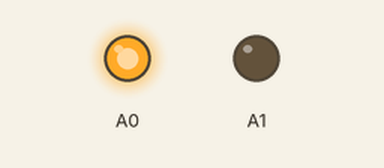
A sketch run on a simulated Arduino Uno, built with avr-gcc and run on an emulated ATmega328P. Shown: output pins drawn as LEDs (lit = HIGH).

Above: at 10.0 s.
At 30.0 s:
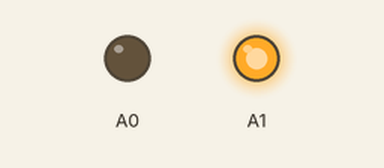
Timing chart, 0 to 52.0 s (numbered marks = the images above):
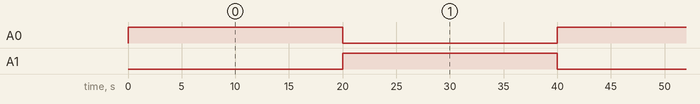

Measured:
- by itself, A0, A1: alternates HIGH for 20.0 s and LOW for 20.0 s

The sketch:

relay_on_off_test.ino
```cpp
int delayTime = 20000;
void setup() {
  pinMode(A0, OUTPUT);
  pinMode(A1, OUTPUT);
  digitalWrite(A0, HIGH);
  digitalWrite(A1, HIGH);
}

void loop() {
  digitalWrite(A0, HIGH);
  digitalWrite(A1, LOW);
  delay(delayTime);
  digitalWrite(A0, LOW);
  digitalWrite(A1, HIGH);
  delay(delayTime);
}
```
